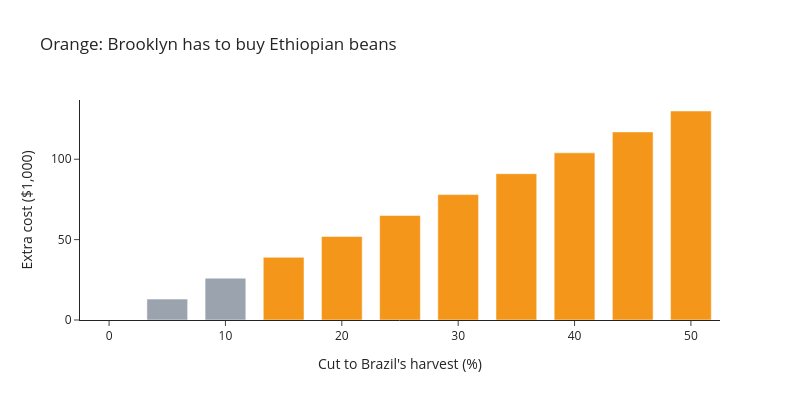

The cell this chart's notebook holds for it:
### Code cell
colors = ["#F4961A" if t > 0 else "#9AA3AE" for t in drought["ET to BKN (t)"]]
fig = go.Figure(go.Bar(x=drought["cut %"], y=drought["extra cost"], width=3.5, marker_color=colors))
fig.update_layout(title="Orange: Brooklyn has to buy Ethiopian beans",
                  xaxis_title="Cut to Brazil's harvest (%)", yaxis_title="Extra cost ($1,000)",
                  template="simple_white", width=800, height=400)
fig.show()

### Figure 1 — Plotly figure (JSON) as saved in the notebook; plotly's stock layout.template omitted (floating-point values rounded to 4 significant figures)
{"data": [{"marker": {"color": ["#9AA3AE", "#9AA3AE", "#9AA3AE", "#F4961A", "#F4961A", "#F4961A", "#F4961A", "#F4961A", "#F4961A", "#F4961A", "#F4961A"]}, "type": "bar", "width": 3.5, "x": [0, 5, 10, 15, 20, 25, 30, 35, 40, 45, 50], "y": [0.0, 13.0, 26.0, 39.0, 52.0, 65.0, 78.0, 91.0, 104.0, 117.0, 130.0]}], "layout": {"height": 400, "title": {"text": "Orange: Brooklyn has to buy Ethiopian beans"}, "width": 800, "xaxis": {"title": {"text": "Cut to Brazil's harvest (%)"}}, "yaxis": {"title": {"text": "Extra cost ($1,000)"}}}}
